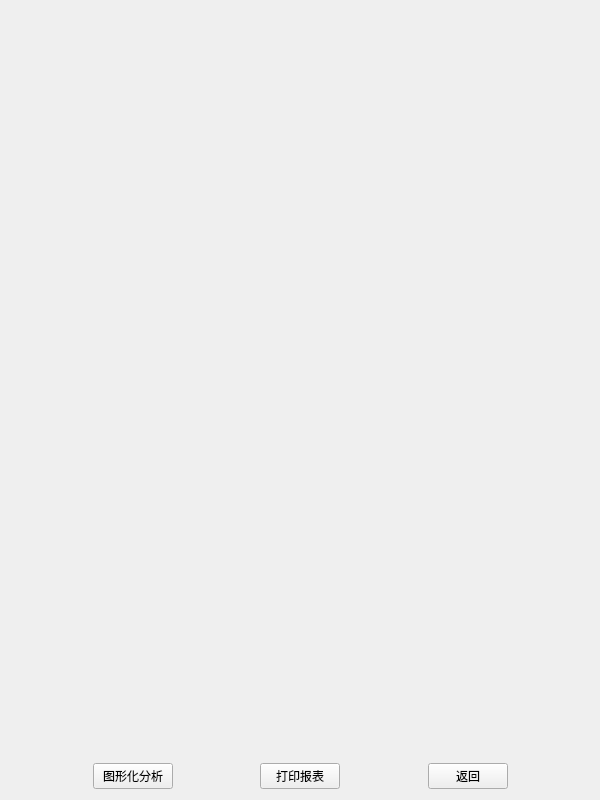
<?xml version="1.0" encoding="UTF-8"?>
<ui version="4.0">
 <class>ManagerWidget</class>
 <widget class="QWidget" name="ManagerWidget">
  <property name="geometry">
   <rect>
    <x>0</x>
    <y>0</y>
    <width>600</width>
    <height>800</height>
   </rect>
  </property>
  <property name="minimumSize">
   <size>
    <width>600</width>
    <height>800</height>
   </size>
  </property>
  <property name="maximumSize">
   <size>
    <width>600</width>
    <height>800</height>
   </size>
  </property>
  <property name="windowTitle">
   <string>经理业务</string>
  </property>
  <layout class="QVBoxLayout" name="verticalLayout" stretch="10,10,1">
   <item>
    <widget class="QChartView" name="PieWidget" native="true"/>
   </item>
   <item>
    <widget class="QChartView" name="LineWidget" native="true"/>
   </item>
   <item>
    <layout class="QHBoxLayout" name="horizontalLayout">
     <item>
      <spacer name="horizontalSpacer_4">
       <property name="orientation">
        <enum>Qt::Horizontal</enum>
       </property>
       <property name="sizeHint" stdset="0">
        <size>
         <width>40</width>
         <height>20</height>
        </size>
       </property>
      </spacer>
     </item>
     <item>
      <widget class="QPushButton" name="pushButton_3">
       <property name="text">
        <string>图形化分析</string>
       </property>
      </widget>
     </item>
     <item>
      <spacer name="horizontalSpacer">
       <property name="orientation">
        <enum>Qt::Horizontal</enum>
       </property>
       <property name="sizeHint" stdset="0">
        <size>
         <width>40</width>
         <height>20</height>
        </size>
       </property>
      </spacer>
     </item>
     <item>
      <widget class="QPushButton" name="ShowButton">
       <property name="text">
        <string>打印报表</string>
       </property>
      </widget>
     </item>
     <item>
      <spacer name="horizontalSpacer_2">
       <property name="orientation">
        <enum>Qt::Horizontal</enum>
       </property>
       <property name="sizeHint" stdset="0">
        <size>
         <width>40</width>
         <height>20</height>
        </size>
       </property>
      </spacer>
     </item>
     <item>
      <widget class="QPushButton" name="BacktoWidgetButton">
       <property name="text">
        <string>返回</string>
       </property>
      </widget>
     </item>
     <item>
      <spacer name="horizontalSpacer_3">
       <property name="orientation">
        <enum>Qt::Horizontal</enum>
       </property>
       <property name="sizeHint" stdset="0">
        <size>
         <width>40</width>
         <height>20</height>
        </size>
       </property>
      </spacer>
     </item>
    </layout>
   </item>
  </layout>
 </widget>
 <customwidgets>
  <customwidget>
   <class>QChartView</class>
   <extends>QWidget</extends>
   <header>qchartview.h</header>
   <container>1</container>
  </customwidget>
 </customwidgets>
 <resources/>
 <connections/>
</ui>
